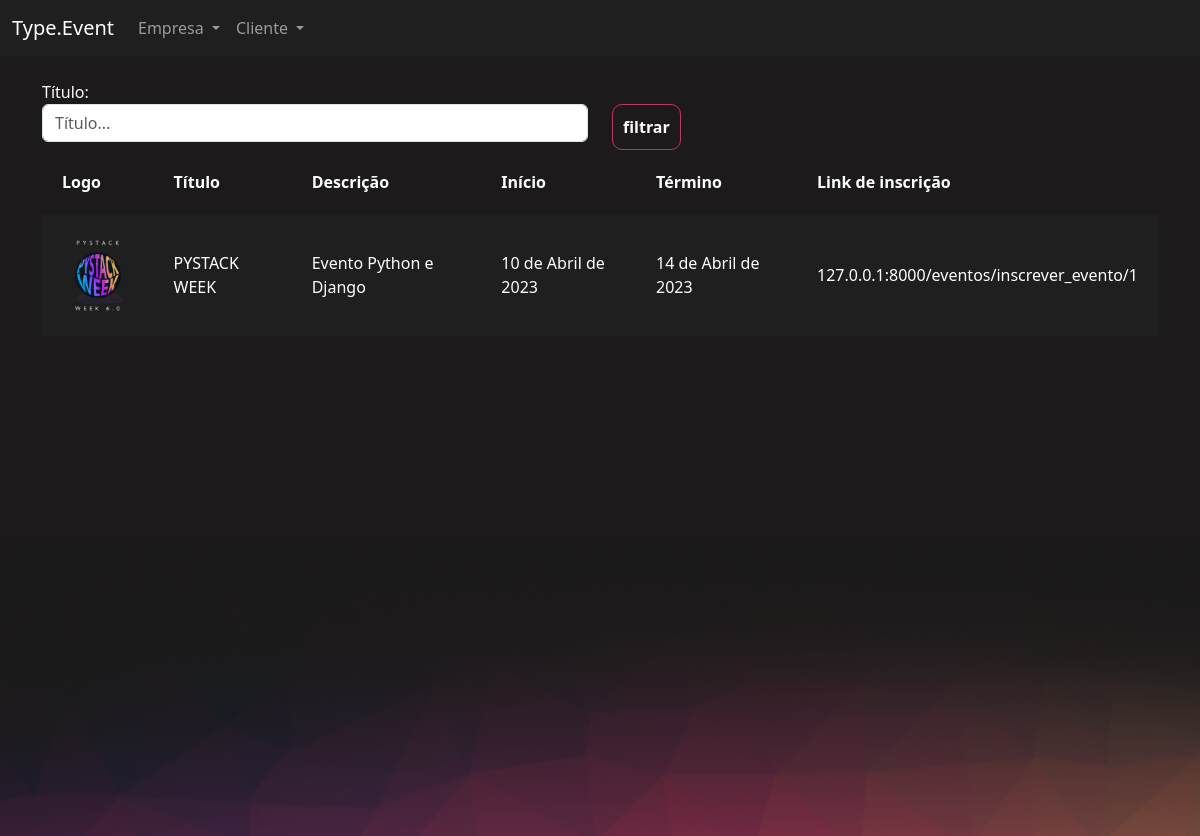
The app's page /eventos/gerenciar_evento/ (signed in), older data.
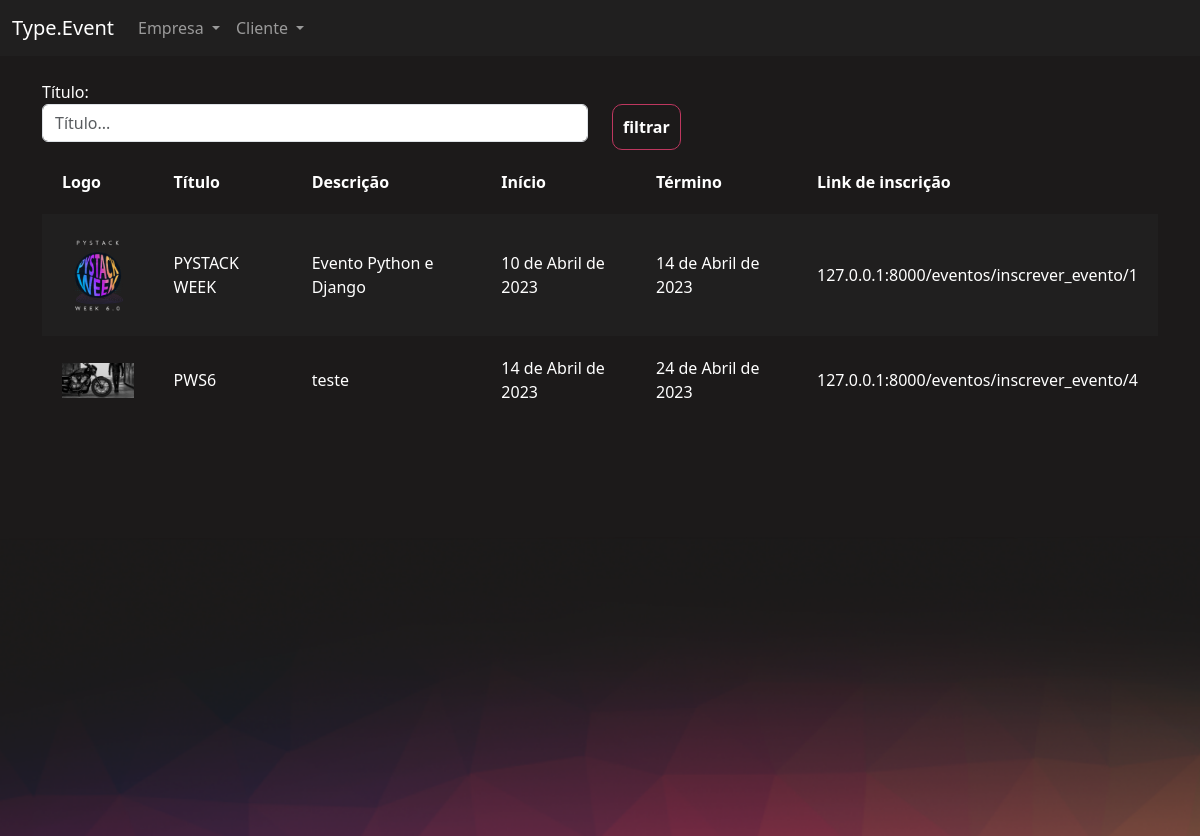
The same page, newer data.
### eventos/models.py (models this page shows, shortened)
class Evento(models.Model):
    criador = models.ForeignKey(User, on_delete=models.DO_NOTHING,null=True, blank=True)
    nome = models.CharField(max_length=200)
    descricao = models.TextField()
    data_inicio = models.DateField()
    data_termino = models.DateField()
    carga_horaria = models.IntegerField()
    logo = models.ImageField(upload_to='logos')
    participantes = models.ManyToManyField(User, related_name="evento_participante", null=True, blank=True)
    cor_principal = models.CharField(max_length=7)
    cor_secundaria = models.CharField(max_length=7)
    cor_fundo  = models.CharField(max_length=7)

### eventos/views.py (the view)
# urls.py: path('gerenciar_evento/', views.gerenciar_evento, name="gerenciar_evento"),
@login_required
def gerenciar_evento(request):
    if request.method == "GET":
        nome = request.GET.get('nome')
        eventos = Evento.objects.filter(criador=request.user)
        if nome:
            eventos = eventos.filter(nome__contains=nome)
        return render(request, 'gerenciar_evento.html', {'eventos': eventos})

### eventos/templates/gerenciar_evento.html (shortened to what this page needs)
{% extends "bases/base_evento.html" %}
{% load static %}
{% block 'importacoes' %}
    <link href="{% static 'evento/css/gerenciar_evento.css' %}" rel="stylesheet">
{% endblock %}
{% block 'conteudo' %}
    <div class="container">
        <br>
        <div class="row">
            <div class="col-md">
                <form action="{% url 'gerenciar_evento' %}" method="GET">
                <label>Título: </label>
                <input type="text" placeholder="Título..." class="form-control" name="nome">
            </div>
            <div class="col-md">
                <br>
                <input type="submit" class="btn-principal" value="filtrar">
            </div>
        </div>
        <table>
            <tr>
                <th>Logo</th>
                <th>Título</th>
                <th>Descrição</th>
                <th>Início</th>
                <th>Término</th>
                <th>Link de inscrição</th>
            </tr>
            {% for evento in eventos %}
                <tr class="{% cycle 'linha' 'linha2' %}">
                    <td width="10%"><a href="{% url 'participantes_evento' evento.id %}"><img width="100%" src="/media/{{evento.logo}}"></a></td>
                    <td>{{evento.nome}}</td>
                    <td>{{evento.descricao}}</td>
                    <td>{{evento.data_inicio}}</td>
                    <td>{{evento.data_termino}}</td>
                    <td>127.0.0.1:8000/eventos/inscrever_evento/{{evento.id}}</td>
            </tr>
        {% endfor %}
        </table>
    </div>
{% endblock %}

### templates/bases/base_evento.html (shortened to what this page needs)
{% extends 'bases/base.html' %}
{% load static %}
{% block 'head' %}
    {% block 'importacoes' %}{% endblock %}
    <link href="{% static 'evento/css/evento.css' %}" rel="stylesheet">
    <link href="{% static 'usuarios/css/usuarios.css' %}" rel="stylesheet">
{% endblock %}
{% block 'body' %}
    <nav class="navbar navbar-expand-lg bg-body-tertiary navbar-color" data-bs-theme="dark">
        <div class="container-fluid">
            <a class="navbar-brand" href="#">Type.Event</a>
            <div class="collapse navbar-collapse" id="navbarNavDropdown">
            <ul class="navbar-nav">
                <li class="nav-item dropdown">
                    <a class="nav-link dropdown-toggle" href="#" role="button" data-bs-toggle="dropdown" aria-expanded="false">
                        Empresa
                    </a>
                </li>
                <li class="nav-item dropdown">
                    <a class="nav-link dropdown-toggle" href="#" role="button" data-bs-toggle="dropdown" aria-expanded="false">
                        Cliente
                    </a>
                </li>
            </ul>
            </div>
        </div>
    </nav>
    <div style="min-height: 60vh">
        {% block 'conteudo' %}
        {% endblock %}
    </div>
    <div class="fundo-pagina">
    </div>
{% endblock %}

### templates/bases/base.html (shortened to what this page needs)
{% load static %}
<!doctype html>
<html lang="en">
  <head>
    <link href="{% static 'geral/css/base.css' %}" rel="stylesheet">
    <link href="https://cdn.jsdelivr.net/npm/bootstrap@5.3.0-alpha1/dist/css/bootstrap.min.css" rel="stylesheet">
    {% block 'head' %}{% endblock %}
  </head>
  <body>
    {% block 'body' %}{% endblock %}
  </body>
</html>

### templates/static/geral/css/base.css (style rules this page uses)
body { color: white !important; }
:root { --main-color: #201F1F; --dark-color: #1C1A1A; --contrast-color: #BE375F; --differential-color: #ED8554; }

### templates/static/evento/css/gerenciar_evento.css (style rules this page uses)
table { width: 100%; padding: 20px; }
.linha { height: 40px; background-color: var(--main-color); padding: 20px; }
td, th { padding: 20px; }

### templates/static/evento/css/evento.css (style rules this page uses)
.navbar-color { background-color: #201F1F !important; }
body { background-color: #1C1A1A; }
.fundo-pagina { background-image: url('/static/evento/img/fundo_pagina.png'); height: 300px; background-size: cover; }

### templates/static/usuarios/css/usuarios.css (style rules this page uses)
.btn-principal { background-color: transparent; border: 1px solid var(--contrast-color); color: white; padding: 10px; border-radius: 10px; font-weight: bold; }

Row changes from the older to the newer data that the page shows:
added Evento: logo (picture), nome "PWS6", descricao "teste", data_inicio "14 de Abril de 2023", data_termino "24 de Abril de 2023", id "4"
